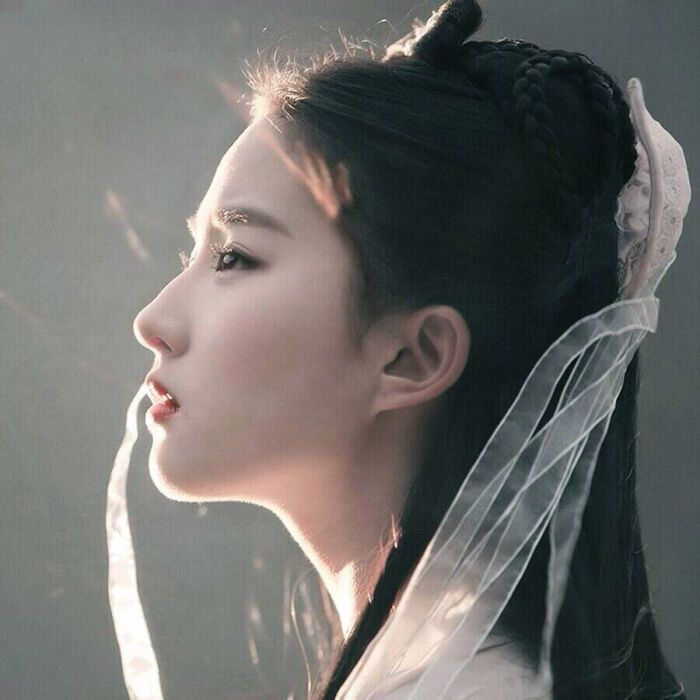
#> input picture 数据分析/data/lyf.jpg, 700 x 700 px
$ python 'matplotlib基础.py'
#> lines starting #> are read from the running program, lines starting #| are printed output that depends on the picture
import math
from mpl_toolkits.mplot3d import axes3d
import matplotlib.gridspec as mg
import matplotlib.pyplot as mp
import numpy as np
import cv2 as cv

x = np.array([1, 2, 3, 4, 5])
y = np.array([3, 6, 9, 12, 15])
mp.plot(x, y)

# 绘制水平线与垂直线
mp.hlines(60, 2, 5)  # y值为60，x从2到5
mp.hlines([60, 70, 80], 2, 5)
mp.hlines([60, 70, 80], [2, 3, 4], [5, 6, 7])
mp.vlines(4, 10, 70, linestyles='--', colors=(0.9, 0.3, 0.2), )
mp.show()

# 绘制正弦曲线
x = np.linspace(0, 2 * math.pi, 1000)

sinx = np.sin(x)
mp.plot(x, sinx, linestyle='--', linewidth=2, color='orangered',
        alpha=0.8, label=r'$y=sinx$')

cosx = np.cos(x)
mp.plot(x, cosx, label=r'$y=cosx$')

# 设置坐标刻度
mp.xticks([0, np.pi / 2, np.pi, 3 * np.pi / 2, 2 * np.pi],
          ['0', r'$\frac{\pi}{2}$', r'$\pi$', r'$\frac{3\pi}{2}$', r'$2\pi$'])

# 设置坐标轴
ax = mp.gca()
ax.spines['top'].set_color('none')
ax.spines['right'].set_color('none')
ax.spines['left'].set_position(('data', 0))
ax.spines['bottom'].set_position(('data', 0))

# 添加图例
mp.legend(loc='best')

# 设置特殊点
mp.scatter([np.pi / 2, np.pi / 2], [0, 1], marker='o', s=80,
           edgecolors='red', facecolor='green', label='Points', zorder=3)

# 添加备注
mp.annotate(
    r'$[\frac{\pi}{2},1]$',  # 备注中显示的文本内容
    xycoords='data',  # 备注目标点所使用的坐标系（data表示数据坐标系）
    xy=(np.pi / 2, 1),  # 备注目标点的坐标 (4,16)
    textcoords='offset points',  # 备注文本所使用的坐标系（offset points表示参照点的偏移坐标系）
    xytext=(50, 30),  # 备注文本的坐标
    fontsize=14,  # 备注文本的字体大小
    arrowprops=dict(
        arrowstyle="->", connectionstyle="angle3"
    )  # 使用字典定义文本指向目标点的箭头样式
)
mp.show()
#> figure, not shown here; curve peaks at x = 1.57, y = 1; curve peaks at x = 0, y = 1

mp.figure('Apple', facecolor='lightgray')
x = np.arange(0, 5, 0.01)
y = x ** 2
mp.plot(x, y)
mp.xlabel('t', fontsize=16)
mp.ylabel('v', fontsize=16)
mp.grid(linestyle='--')

mp.figure('Orange', facecolor='gray')
x = np.arange(0, 6, 0.01)
y = -x ** 2
mp.plot(x, y)
mp.xlabel('t', fontsize=16)
mp.ylabel('s', fontsize=16)
mp.grid(linestyle=':')
mp.show()
#> figure, not shown here; curve peaks at x = 4.99, y = 24.9
#> figure, not shown here; curve peaks at x = 0, y = 0

# 矩阵布局
mp.figure('Subplot', facecolor='yellow')
for i in range(9):
    mp.subplot(3, 3, i + 1)
    mp.text(0.5, 0.5, i, ha='center', va='center', size=36, alpha=0.5)
    mp.xticks([])
    mp.yticks([])
    mp.tight_layout(pad=2, h_pad=2, w_pad=2)
mp.show()

# 网格布局
mp.figure('Grid spec', facecolor='blue')
gs = mg.GridSpec(3, 3)

mp.subplot(gs[0, :2])
mp.text(0.5, 0.5, 1, ha='center', va='center', size=36, alpha=0.7)
mp.xticks([])
mp.yticks([])
mp.tight_layout()

mp.subplot(gs[:2, 2])
mp.text(0.5, 0.5, 2, ha='center', va='center', size=36, alpha=0.7)
mp.xticks([])
mp.yticks([])
mp.tight_layout()

mp.subplot(gs[1, 1])
mp.text(0.5, 0.5, 3, ha='center', va='center', size=36, alpha=0.7)
mp.xticks([])
mp.yticks([])
mp.tight_layout()

mp.subplot(gs[1:, 0])
mp.text(0.5, 0.5, 4, ha='center', va='center', size=36, alpha=0.7)
mp.xticks([])
mp.yticks([])
mp.tight_layout()

mp.subplot(gs[-1, 1:])
mp.text(0.5, 0.5, 5, ha='center', va='center', size=36, alpha=0.7)
mp.xticks([])
mp.yticks([])
mp.tight_layout()
mp.show()

# 自由布局
mp.figure('Flow layout', facecolor='pink')
mp.axes([0.03, 0.03, 0.94, 0.94])
mp.text(0.5, 0.5, 'H', size=40, alpha=0.9)
mp.xticks([])
mp.yticks([])
mp.tight_layout()
mp.show()

# 刻度定位器
mp.figure('Locator', facecolor='lightgreen')
mp.title('Locator', fontsize=36)
# 处理坐标轴
ax = mp.gca()
ax.spines['left'].set_color('none')
ax.spines['right'].set_color('none')
ax.spines['top'].set_color('none')
# 修改x轴的刻度定位器
# ax.xaxis.set_major_locator(mp.MultipleLocator(1))
ax.xaxis.set_major_locator(mp.AutoLocator())
ax.xaxis.set_minor_locator(mp.MultipleLocator(0.1))
mp.xlim(1, 10)
ax.spines['bottom'].set_position(('data', 0.5))
mp.show()

locators = ['mp.NullLocator()',  # 空刻度定位器，不绘制刻度
            'mp.MultipleLocator(1)',  # 多点定位器：从0开始，按照参数指定的间隔(缺省1)绘制
            'mp.MaxNLocator(nbins=4)',  # 最多绘制指定个数+1个主刻度
            'mp.AutoLocator()']  # 自动定位器：由系统自动选择刻度的绘制位置

for i, locator in enumerate(locators):
    mp.subplot(len(locators), 1, i + 1, facecolor='lightblue')
    mp.xlim(0, 10)
    mp.ylim(-1, 1)
    mp.yticks([])
    # 获取当前坐标轴
    ax = mp.gca()
    # 隐藏除底轴以外的所有坐标轴
    ax.spines['left'].set_color('none')
    ax.spines['top'].set_color('none')
    ax.spines['right'].set_color('none')
    # 将底坐标轴调整到子图中心位置
    ax.spines['bottom'].set_position(('data', 0))
    # 设置水平坐标轴的主刻度定位器
    ax.xaxis.set_major_locator(eval(locator))
    # 设置水平坐标轴的次刻度定位器为多点定位器，间隔0.1
    ax.xaxis.set_minor_locator(mp.MultipleLocator(0.1))
    mp.plot(np.arange(11), np.zeros(11), c='none')
    # 标记所用刻度定位器类名
    mp.text(5, 0.3, locator, ha='center', size=12)

mp.show()

# 散点图
n = 100
x = np.random.normal(175, 5, n)
y = np.random.normal(60, 8, n)
mp.figure('Scatter', facecolor='lightpink')
mp.title('Scatter', fontsize=37)
# mp.scatter(x, y, color='lightblue', s=80, alpha=0.5, label='Persons',
#            marker='o')
d = (x - 175) ** 2 + (y - 60) ** 2
mp.scatter(x, y, c=d, s=80, alpha=0.5, label='Persons',
           marker='o', cmap='rainbow')
mp.legend()
mp.show()

# 填充
x = np.linspace(0, 8 * np.pi, 1000)
sinx = np.sin(x)
cosx = np.cos(x / 2) / 2
mp.figure('Fill', facecolor='lightyellow')
mp.title('Fill', fontsize=36)
mp.plot(x, sinx, color='dodgerblue', linestyle='--', label=r'$y=sin(x)$')
mp.plot(x, cosx, color='orangered', label=r'$y=\frac{cos(frac{x}{2})}{2}$')
# 填充闭合区域
mp.fill_between(x, sinx, cosx, sinx > cosx, color='lightgreen', alpha=0.3)
mp.fill_between(x, sinx, cosx, sinx < cosx, color='orangered', alpha=0.3)
mp.legend()
mp.show()
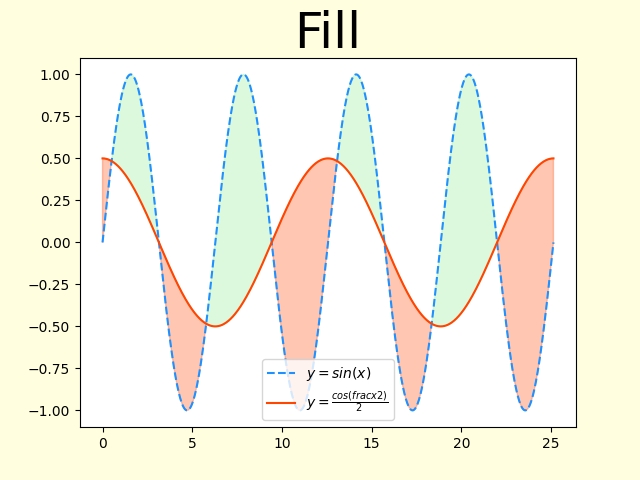
#> figure drawn by matplotlib, 1 panel; curve peaks at x = 14.14, y = 1; curve peaks at x = 0, y = 0.5

# 柱状图

apples = np.array([30, 25, 22, 36, 21, 29, 20, 24, 33, 19, 27, 15])
oranges = np.array([24, 33, 19, 27, 35, 20, 15, 27, 20, 32, 20, 22])
mp.figure('Bar', facecolor='lightgray')
mp.title('Bar', fontsize=36)
mp.xlabel('month', fontsize=20)
mp.ylabel('quantity', fontsize=20)
mp.grid(linestyle=':', axis='y')
x = np.arange(len(apples))
mp.bar(x - 0.2, apples, width=0.4, color='pink', label='apple', alpha=0.8)
mp.bar(x + 0.2, oranges, width=0.4, color='orange', label='orange', alpha=0.8)
mp.xticks(x, ['Jan', 'Feb', 'Mar', 'Apr', 'May', 'Jun', 'Jul', 'Aug', 'Sep', 'Oct', 'Nov', 'Dec'])
mp.legend()
mp.show()
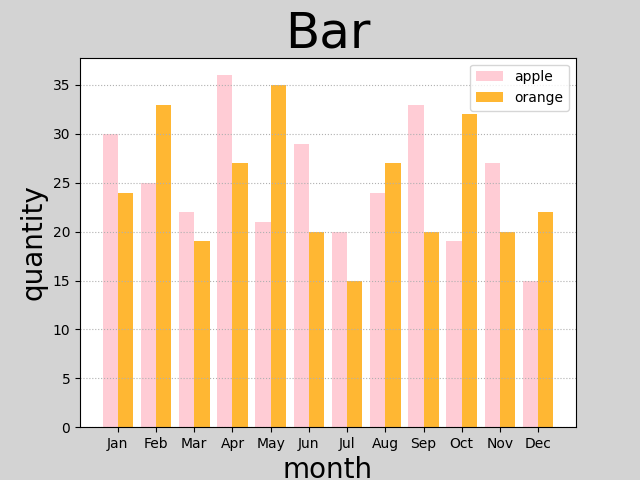
#> figure drawn by matplotlib, 1 panel; tallest bar 36 high, from x = 2.6 to 3; tallest bar 35 high, from x = 4 to 4.4

# 直方图
img = cv.imread('data/lyf.jpg', flags=0)
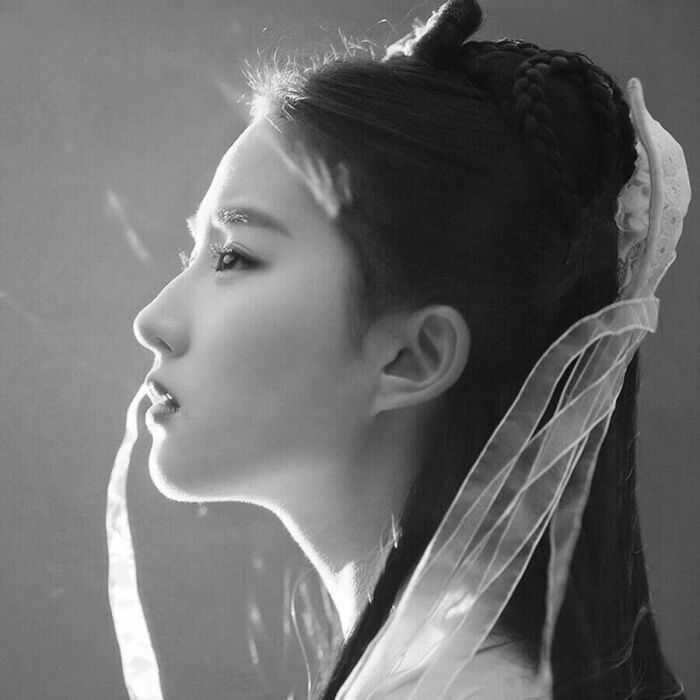
#> img: shape (700, 700); min 5, max 255, mean 107.9
# print(img.shape, img[0][0])
# 绘制统计直方图
mp.figure("Hist", facecolor='lightpink')
mp.title('Hist', fontsize=16)
mp.hist(img.ravel(), bins=10, color='green', edgecolor='white', range=(0, 255), density=True)
mp.xticks(np.linspace(0, 255, 11))
mp.show()
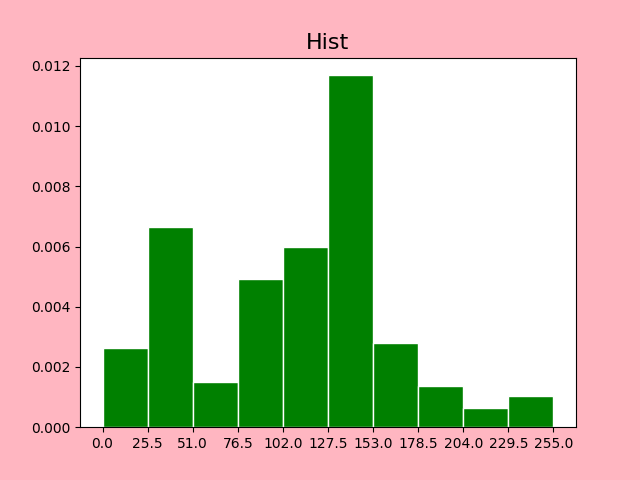
#> figure drawn by matplotlib, 1 panel; tallest bar 0.0117 high, from x = 127.5 to 153

# 饼状图
values = [15, 13.3, 8.5, 7.3, 4.62, 51.28]
spaces = [0.05, 0.01, 0.01, 0.01, 0.01, 0.01]
labels = ['Java', 'C', 'Python', 'C++', 'VB', 'Other']
colors = ['dodgerblue', 'orangered', 'limegreen', 'violet', 'gold', 'blue']
mp.figure('Pie', facecolor='lightgray')
mp.axis('equal')
mp.pie(values, spaces, labels, colors, '%.1f%%', shadow=True, startangle=0, radius=1)  # 绘制饼图
mp.legend(loc='lower right')
mp.show()
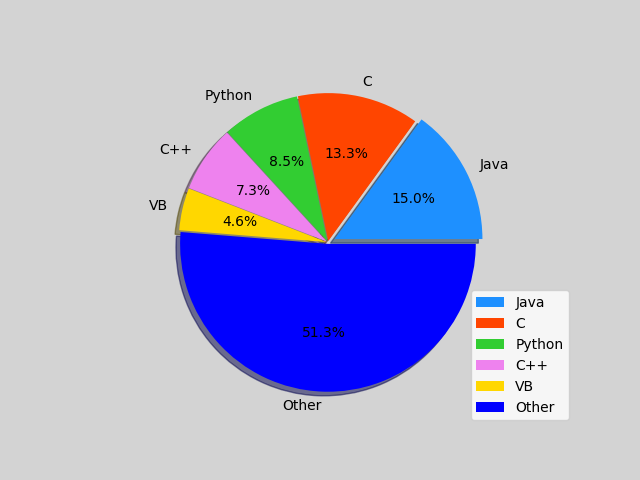
#> figure drawn by matplotlib, 1 panel

# 等高线图
n = 1000
# 生成网格化坐标矩阵
x, y = np.meshgrid(np.linspace(-3, 3, n), np.linspace(-3, 3, n))
# 根据每个网格点坐标，通过某个公式计算z高度坐标，组成二维数组
z = (1 - x / 2 + x ** 5 + y ** 3) * np.exp(-x ** 2 - y ** 2)
# 绘制等高线
mp.figure('Contour', facecolor='lightgray')
mp.title('Contour', fontsize=17)
mp.grid(linestyle=':')
cntr = mp.contour(x, y, z, 8, colors='black', linewidths=0.5)  # 绘制等高线图
# 为等高线添加标签
mp.clabel(cntr, inline_spacing=1, fmt='%.1f', fontsize=10)
# 填充等高线
cntr = mp.contourf(x, y, z, 8, cmap='jet')
mp.show()
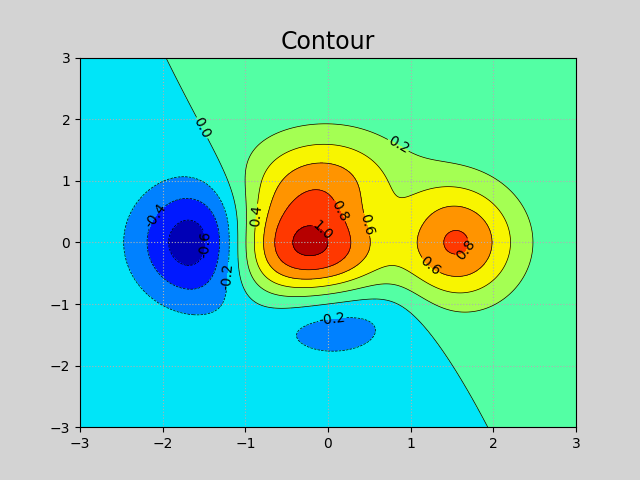
#> figure drawn by matplotlib, 1 panel

# 热图
img = cv.imread('data/lyf.jpg', flags=0)
mp.figure('Colorbar', facecolor='lightgray')  # ColorBar:热成像图
mp.title('Color')
mp.imshow(img, cmap='gray')
mp.colorbar()  # 显示边条
mp.show()
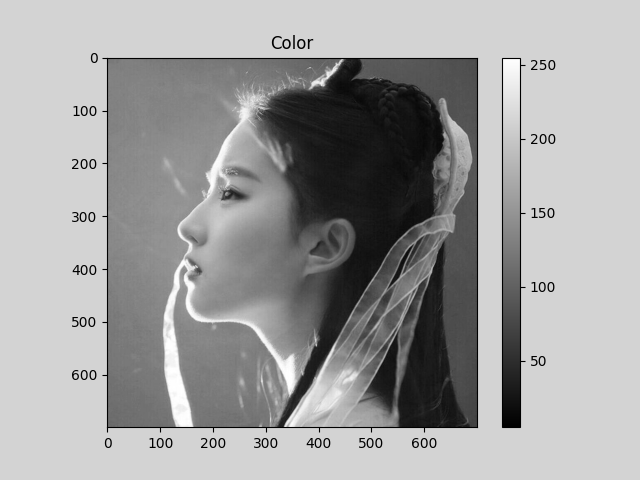
#> figure drawn by matplotlib, 2 panels

# 3D图像绘制


# 3d散点图
n = 200
x = np.random.normal(0, 1, n)
y = np.random.normal(0, 1, n)
z = np.random.normal(0, 1, n)

mp.figure('3D Scatter')
#> (the run stopped early here; a loop or call above may not have finished)
